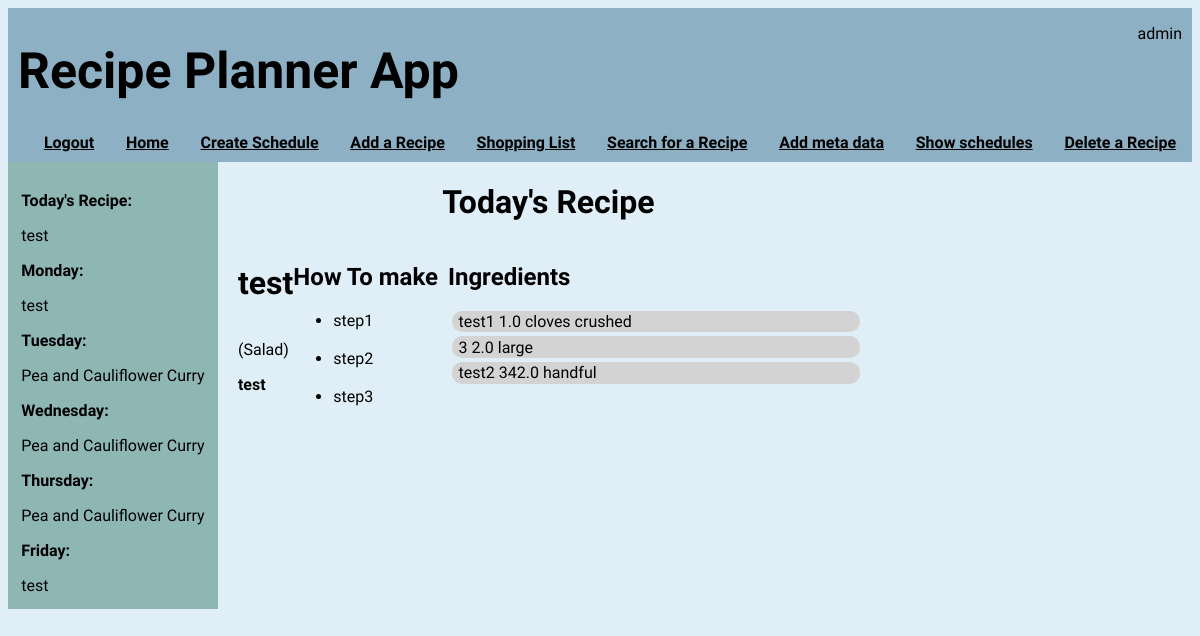
Screenshot of /home (signed in) with the database file from the repository.
### application/models.py (models this page shows, shortened)
class User(db.Model, UserMixin):
    id = db.Column(db.Integer, primary_key=True)
    username = db.Column(db.String(64), index=True, unique=True)
    email = db.Column(db.String(120), index=True, unique=True)
    password_hash = db.Column(db.String(128))

class Recipes(db.Model):
    id = db.Column(db.Integer, primary_key=True)
    recipe_name = db.Column(db.String(100), nullable=False)
    recipe_description = db.Column(db.String(500))
    cuisine_id = db.Column(db.Integer, db.ForeignKey('cuisine.id'))
    quantity = db.relationship('Quantity', backref="recipes")
    method = db.relationship('Method', backref='mrecipes')

class Cuisine(db.Model):
    id = db.Column(db.Integer, primary_key=True)
    cuisine_name = db.Column(db.String(50), nullable=False)
    recipe = db.relationship('Recipes', backref='cuisine')

class Method(db.Model):
    id = db.Column(db.Integer, primary_key=True)
    recipe_id = db.Column(db.Integer, db.ForeignKey('recipes.id'), nullable=False)
    step_num = db.Column(db.Integer, nullable=False)
    step = db.Column(db.String(300), nullable=False)

class Ingredients(db.Model):
    id = db.Column(db.Integer, primary_key=True)
    ingredient_name = db.Column(db.String(50), nullable=False, index=True, unique=True)
    quantity = db.relationship("Quantity", backref="ingredients")
    shoppinglist = db.relationship("ShoppingList", backref="shopping_list")

class Quantity(db.Model):
    id = db.Column(db.Integer, primary_key=True)
    recipe_id = db.Column(db.Integer, db.ForeignKey('recipes.id'), nullable=False)
    ingredient_id = db.Column(db.Integer, db.ForeignKey('ingredients.id'), nullable=False)
    ingredient_prep = db.Column(db.String(100))
    amount = db.Column(db.Float, nullable=False)
    measure = db.Column(db.Integer, db.ForeignKey('measure.id'))

class Measure(db.Model):
    id = db.Column(db.Integer, primary_key=True)
    measure = db.Column(db.String(20), nullable=False, index=True, unique=True)
    quantity = db.relationship("Quantity", backref="measurebr")
    shoppinglist = db.relationship("ShoppingList", backref="measurebr1")

### application/routes.py (the view)
@app.route('/', methods = ['GET', 'POST'])
@app.route('/home', methods = ['GET', 'POST'])
@login_required
def index():
    if check_for_schedule():
        sidebar = {
        "week" : get_weekly_recipes(),
        "recipe_of_the_day" : get_recipe_of_the_day(),
        "weekend" : weekend_or_not(),
        "day" : what_day_is_it(),
        "user" : current_user.username
        }
    else:
        sidebar = False
    total_number = Recipes.query.count()
    if datetime.today().weekday() in [0,1,2,3,4]:
        daily_recipe = Recipes.query.filter_by(id = (Schedule.query.filter_by(day_of_the_week = datetime.today().weekday()).first().recipe_id)).first()
        cuisine = Cuisine.query.filter_by(id=daily_recipe.cuisine_id).first().cuisine_name
        method_list = [m.step for m in Method.query.filter_by(recipe_id = daily_recipe.id)]
        quantities = Quantity.query.filter_by(recipe_id = daily_recipe.id).all()
        ingredient_list = []
        n = 0
        for q in quantities:
            ingredient_list.append([])
            ingredient_list[n].append(Ingredients.query.filter_by(id = q.ingredient_id).first().ingredient_name)
            ingredient_list[n].append(q.amount)
            ingredient_list[n].append(Measure.query.filter_by(id = q.measure).first().measure)
            ingredient_list[n].append(q.ingredient_prep)
            n += 1
    else:
        daily_recipe = False
        cuisine = False
        method_list = False
        quantities = False
        ingredient_list = False
    return render_template('index.html', daily_recipe=daily_recipe, total_number=total_number, cuisine=cuisine, method_list=method_list, ingredient_list=ingredient_list, sidebar=sidebar)

### application/models.py (called while the page is built)
@login.user_loader
def load_user(id):
    return User.query.get(int(id))

### application/routes.py (called while the page is built)
def get_recipe_for_day(day_number, week_n):
    if current_user.is_authenticated:
        id = Schedule.query.filter_by(day_of_the_week = day_number, user_id = current_user.id, sched_no = week_n).first()
        if id is not None:
            day_recipe = Recipes.query.filter_by(id = id.recipe_id).first()
            return day_recipe
        else:
            return Recipes.query.filter_by(id = 1).first()

def get_weekly_recipes():
    week, week2 = [], []
    for num in range(5):
         week.append(get_recipe_for_day(num, 1))
    for num in range(5):
         week2.append(get_recipe_for_day(num, 2))
    return (week, week2)

def check_for_schedule():
    if Schedule.query.filter_by(user_id = current_user.id, sched_no = 1).first() is None:
        return False
    return True

def get_recipe_of_the_day():
    if datetime.today().weekday() == 5 or datetime.today().weekday() == 6:
        recipe_of_the_day = "It's the weekend, do your own thing"
    else:
        recipe_of_the_day = Recipes.query.filter_by(id = Schedule.query.filter_by(day_of_the_week = datetime.today().weekday(), user_id = current_user.id, sched_no = 1).first().recipe_id).first().recipe_name
    return recipe_of_the_day

def weekend_or_not():
    if datetime.today().weekday() == 5 or datetime.today().weekday() == 6:
        weekend = True
    else:
        weekend = False
    return weekend

def what_day_is_it():
    day = date.today()
    day = calendar.day_name[day.weekday()]

### application/templates/index.html (shortened to what this page needs)
{% extends 'layout.html'%}
{% block body %}
    <div id="hdr">
        {% if sidebar != False %}
        <h1>Today's Recipe</h1>
        {% else %}
        <h1>No Schedule Created, you can create a schedule <a href="{{ url_for('create_weekly_schedule') }}" style="color:black">here</a></h1>
        {% endif %}
    </div>
    {% if sidebar.weekend == False and daily_recipe: %}
    <div id="innercntr">
    <div id="main">
        <div class='field2'>
            <h1>{{ daily_recipe.recipe_name }}</h1> <p>({{ cuisine }})</p>
            <b>{{ daily_recipe.recipe_description }}</b>
        </div>
        <div>
            <h2>How To make</h2>
            <ul>
                {% for m in method_list %}
                <li>{{ m }}</li><br>
                {% endfor %}
            </ul>
        </div>
    </div>
    <div id="right">
            <h2>Ingredients</h2>
            {% for q in ingredient_list %}
            <div class = "field">
                {{ q[0] }}
                {{ q[1] }}
                {{ q[2] }}
                {{ q[3] }}
            </div>
            {% endfor %}
    </div>
    {% endif %}
</div>
{% endblock body %}

### application/templates/layout.html (shortened to what this page needs)
<!DOCTYPE html>
<html lang="en">
<head>
    <link href="../static/format.css" rel="stylesheet">
</head>
<body style="font-family: Source Sans Pro, sans-serif">
    <div class="header" >
        <div style="display:flex; justify-content: space-between;">
            <h1 style="color:rgb(0, 0, 0); font-size:50px; margin-left: 10px"> Recipe Planner App</h1>
            <p style="align-self:right; margin-right: 10px;">{{ current_user.username }}</p>
        </div>
        <div id = "links">
            {% if current_user.is_anonymous %}
            <a href="{{ url_for('login') }}">Login</a>
            {% else %}
            <a href="{{ url_for('logout') }}">Logout</a>
            {% endif %}
            <a href="{{ url_for('index') }}">Home</a>
            <a href="{{ url_for('create_weekly_schedule') }}"> Create Schedule</a>
            <a href="{{ url_for('add_recipe') }}">Add a Recipe</a>
            <a href="{{ url_for('amend_shopping_list') }}">Shopping List</a>
            <a href="{{ url_for('search_recipes') }}">Search for a Recipe</a>
            <a href="{{ url_for('add_meta') }}">Add meta data</a>
            <a href="{{ url_for('show_schedule') }}">Show schedules</a>
            {% if current_user.username == "admin" %}
            <a href="{{ url_for('delete_recipe') }}"> Delete a Recipe</a>
            {% endif %}
        </div>
    </div>
    <div class="container">
        <div id="left">
            {% if sidebar != False %}
            <p><b>Today's Recipe:</b></p>
            {{ sidebar.recipe_of_the_day }}
            <p><b>Monday:</b></p>
            {{ sidebar.week[0][0].recipe_name }}
            <p><b>Tuesday:</b></p>
            {{ sidebar.week[0][1].recipe_name }}
            <p><b>Wednesday:</b></p>
            {{ sidebar.week[0][2].recipe_name }}
            <p><b>Thursday:</b></p>
            {{ sidebar.week[0][3].recipe_name }}
            <p><b>Friday:</b></p>
            {{ sidebar.week[0][4].recipe_name }}
            {% else %}
            <p>No Schedule Set</p>
            {% endif %}
        </div>
        <div id="center">
            {% block body %}
            {% endblock body %}
        </div>
    </div>
</body>
</html>

### application/static/format.css (style rules this page uses)
html { background-color: #e0eff7; }
.header { background-color:#8db0c5; width:100%; margin: 0 auto }
#links { text-align: center; display: flex; justify-content: space-around; color:white; padding-bottom: 10px; padding-left: 20px; font-weight: bold; }
#innercntr { display: flex; justify-content: space-between; }
#hdr { display: flex; align-items: center; justify-content: center; margin-right: 5px; }
#center { padding-left: 20px; }
#main { display: flex; justify-content: center; }
.field { display: flex; width: 400px; justify-content: space-between; align-items: center; background-color: lightgray; margin: 3pt; padding: 1pt; padding-left: 5pt; border-radius: 10px; }
.field2 { display: flex; flex-flow: column; width: auto; justify-content: flex-start; align-items: flex-start; }
.container { display: flex; width : 100%; }
#left { max-width: 40%; padding: 10pt; background-color: #8eb6b3; }
#main { padding-right: 10px; }

### application/templates/layout.html (style rules this page uses)
a { color:rgb(0, 0, 0) }

### rows the page displays
User: username "admin"
Recipes: recipe_of_the_day "test", recipe_name "test", recipe_description "test"
Recipes: recipe_name "Pea and Cauliflower Curry"
Cuisine: cuisine_name "Salad"
Method: step "step1"
Method: step "step2"
Method: step "step3"
Ingredients: ingredient_name "test1"
Quantity: amount "1.0", ingredient_prep "crushed"
Measure: measure "cloves"
Quantity: amount "2.0"
Measure: measure "large"
Ingredients: ingredient_name "test2"
Quantity: amount "342.0"
Measure: measure "handful"

### other values shown
{{ q[0] }} "3"
